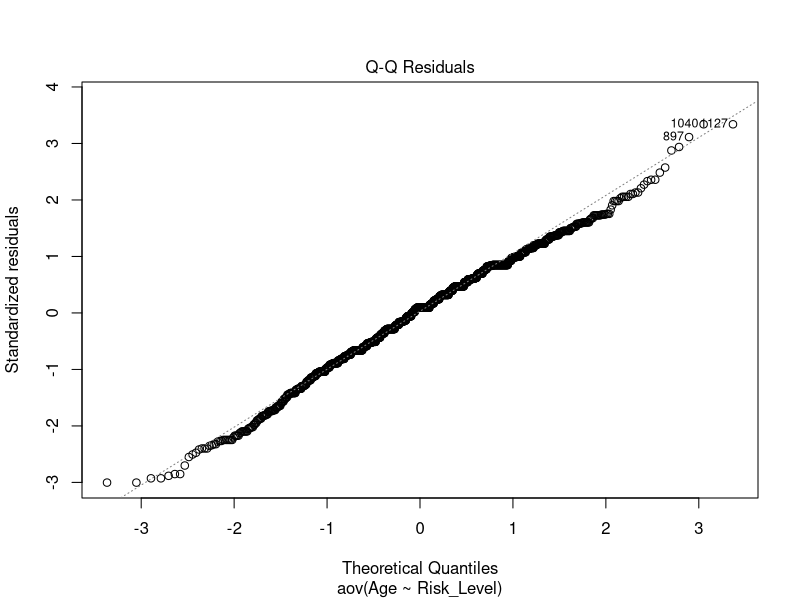
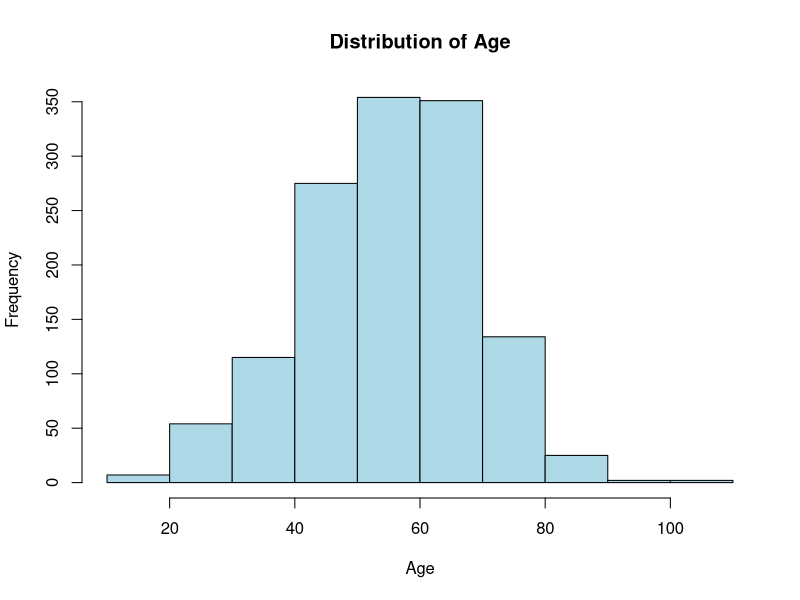
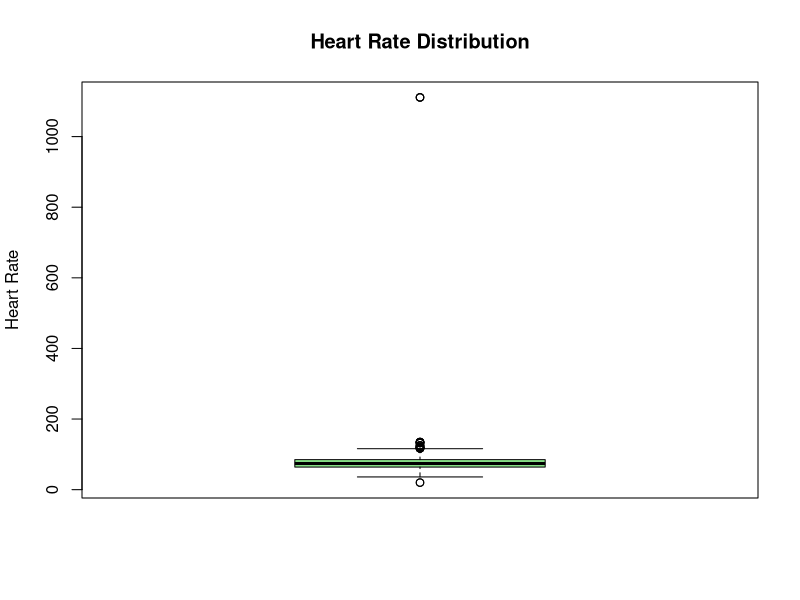
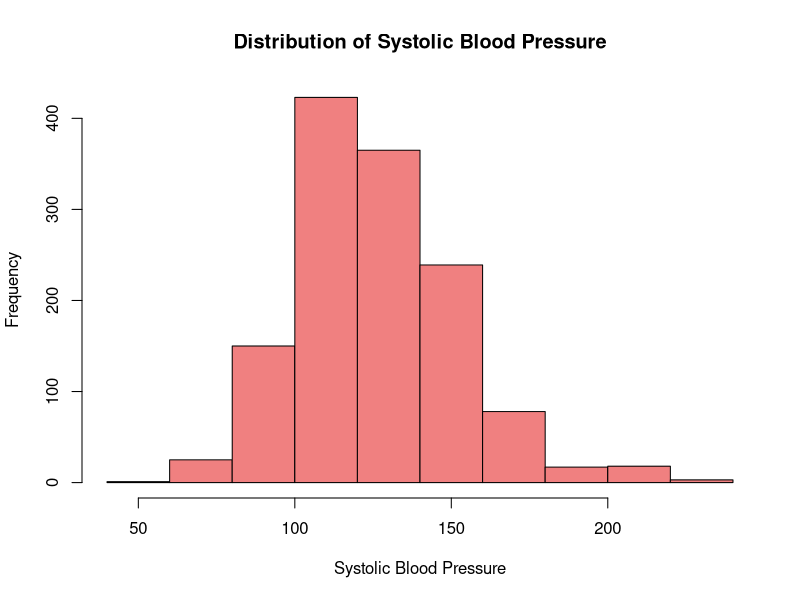
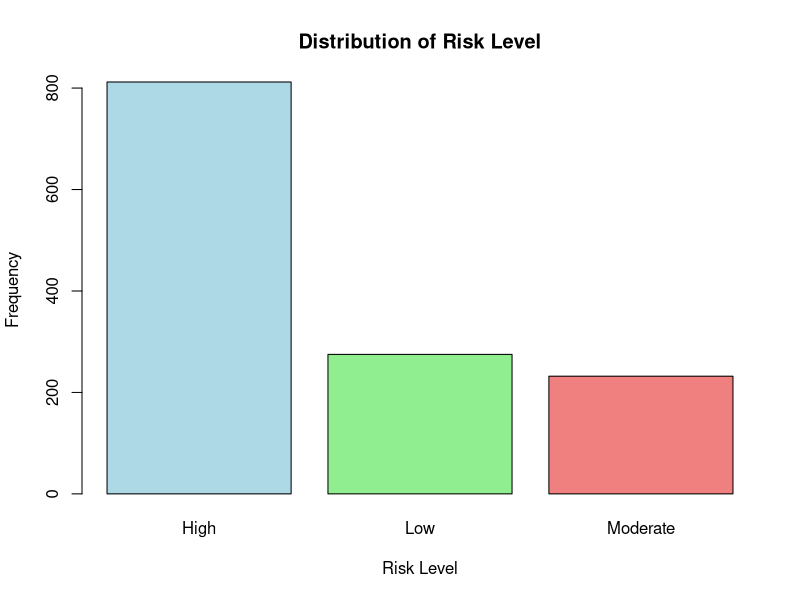
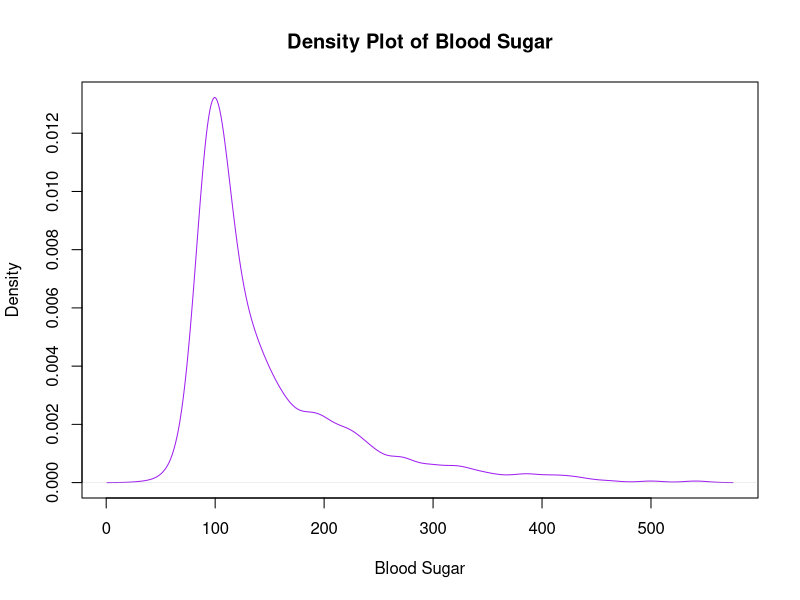
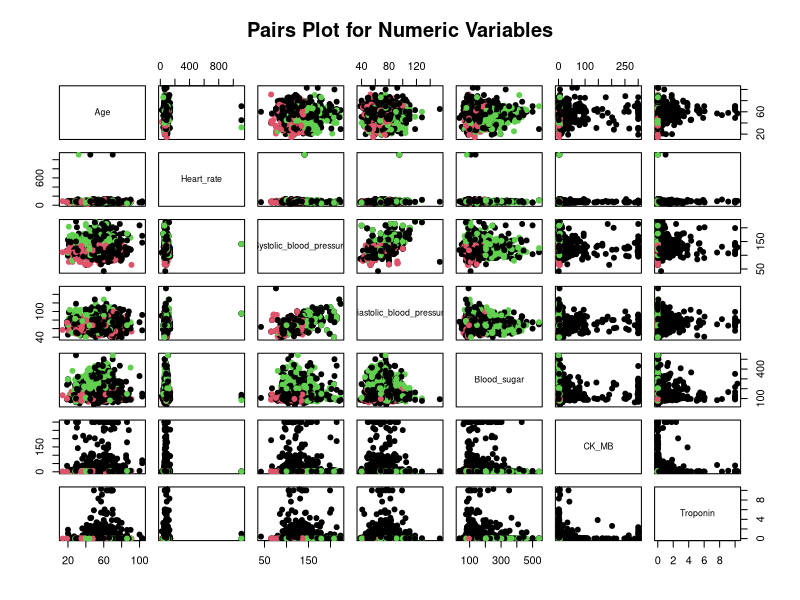
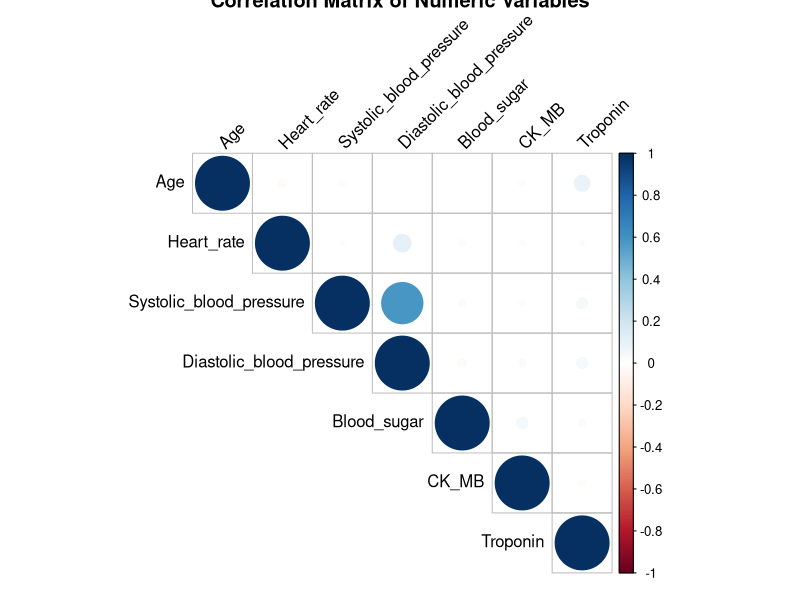

Write the R code that produced these figures, in order.
## ---- chunk 1
library(formatR)
knitr::opts_chunk$set(
  warning = FALSE,
  collapse = FALSE
)
## ---- chunk 2
# Load dataset using read.csv
HeartRiskData <- read.csv("Heart_Attack_Risk_Levels_Dataset.csv", colClasses = c(
  Age = "numeric",
  Gender = "factor",
  Heart_rate = "numeric",
  Systolic_blood_pressure = "numeric",
  Diastolic_blood_pressure = "numeric",
  Blood_sugar = "numeric",
  CK_MB = "numeric",
  Troponin = "numeric",
  Result = "factor",
  Risk_Level = "factor"
))

# Preview structure and first few rows
str(HeartRiskData)
head(HeartRiskData)
View(HeartRiskData)
## ---- chunk 3
# Measures of Frequency
# Frequency count for categorical variables (e.g., Gender, Result, Risk_Level)
table(HeartRiskData$Gender)
table(HeartRiskData$Result)
table(HeartRiskData$Risk_Level)
## ---- chunk 4
# Measures of Central Tendency
# Mean, Median for numeric variables
mean(HeartRiskData$Age, na.rm = TRUE)
median(HeartRiskData$Age, na.rm = TRUE)

mean(HeartRiskData$Heart_rate, na.rm = TRUE)
median(HeartRiskData$Heart_rate, na.rm = TRUE)

mean(HeartRiskData$Systolic_blood_pressure, na.rm = TRUE)
median(HeartRiskData$Systolic_blood_pressure, na.rm = TRUE)

mean(HeartRiskData$Diastolic_blood_pressure, na.rm = TRUE)
median(HeartRiskData$Diastolic_blood_pressure, na.rm = TRUE)

mean(HeartRiskData$Blood_sugar, na.rm = TRUE)
median(HeartRiskData$Blood_sugar, na.rm = TRUE)

mean(HeartRiskData$CK_MB, na.rm = TRUE)
median(HeartRiskData$CK_MB, na.rm = TRUE)

mean(HeartRiskData$Troponin, na.rm = TRUE)
median(HeartRiskData$Troponin, na.rm = TRUE)
## ---- chunk 5
# Measures of Distribution
# Standard Deviation and Range for numeric variables
sd(HeartRiskData$Age, na.rm = TRUE)
sd(HeartRiskData$Heart_rate, na.rm = TRUE)
sd(HeartRiskData$Systolic_blood_pressure, na.rm = TRUE)
sd(HeartRiskData$Diastolic_blood_pressure, na.rm = TRUE)
sd(HeartRiskData$Blood_sugar, na.rm = TRUE)
sd(HeartRiskData$CK_MB, na.rm = TRUE)
sd(HeartRiskData$Troponin, na.rm = TRUE)

# Range of variables
range(HeartRiskData$Age, na.rm = TRUE)
range(HeartRiskData$Heart_rate, na.rm = TRUE)
range(HeartRiskData$Systolic_blood_pressure, na.rm = TRUE)
range(HeartRiskData$Diastolic_blood_pressure, na.rm = TRUE)
range(HeartRiskData$Blood_sugar, na.rm = TRUE)
range(HeartRiskData$CK_MB, na.rm = TRUE)
range(HeartRiskData$Troponin, na.rm = TRUE)

## ---- chunk 6
# Measures of Relationship
# Correlation between numeric variables
cor(HeartRiskData$Age, HeartRiskData$Heart_rate, use = "complete.obs")
cor(HeartRiskData$Systolic_blood_pressure, HeartRiskData$Diastolic_blood_pressure, use = "complete.obs")
cor(HeartRiskData$Blood_sugar, HeartRiskData$CK_MB, use = "complete.obs")
cor(HeartRiskData$Troponin, HeartRiskData$Heart_rate, use = "complete.obs")

# Cross-tabulation for categorical variables
table(HeartRiskData$Result, HeartRiskData$Risk_Level)
## ---- chunk 7
# ANOVA: Test if Age differs significantly across Risk_Level groups
anova_age_risk <- aov(Age ~ Risk_Level, data = HeartRiskData)
summary(anova_age_risk)

# ANOVA: Test if Heart_rate differs significantly across Risk_Level groups
anova_heart_rate_risk <- aov(Heart_rate ~ Risk_Level, data = HeartRiskData)
summary(anova_heart_rate_risk)

# ANOVA: Test if Systolic_blood_pressure differs significantly across Risk_Level groups
anova_systolic_risk <- aov(Systolic_blood_pressure ~ Risk_Level, data = HeartRiskData)
summary(anova_systolic_risk)

# ANOVA: Test if Blood_sugar differs significantly across Risk_Level groups
anova_blood_sugar_risk <- aov(Blood_sugar ~ Risk_Level, data = HeartRiskData)
summary(anova_blood_sugar_risk)

# ANOVA: Test if CK_MB differs significantly across Risk_Level groups
anova_ck_mb_risk <- aov(CK_MB ~ Risk_Level, data = HeartRiskData)
summary(anova_ck_mb_risk)

# ANOVA: Test if Troponin differs significantly across Risk_Level groups
anova_troponin_risk <- aov(Troponin ~ Risk_Level, data = HeartRiskData)
summary(anova_troponin_risk)

# Normality check
plot(anova_age_risk, 2)  # Q-Q plot for Age vs Risk_Level

# Homogeneity of variance
bartlett.test(Age ~ Risk_Level, data = HeartRiskData)
## ---- chunk 8
# Histogram for Age
hist(HeartRiskData$Age, 
     main = "Distribution of Age", 
     xlab = "Age", 
     col = "lightblue", 
     border = "black")

# Boxplot for Heart_rate
boxplot(HeartRiskData$Heart_rate, 
        main = "Heart Rate Distribution", 
        ylab = "Heart Rate", 
        col = "lightgreen")

# Histogram for Systolic Blood Pressure
hist(HeartRiskData$Systolic_blood_pressure, 
     main = "Distribution of Systolic Blood Pressure", 
     xlab = "Systolic Blood Pressure", 
     col = "lightcoral", 
     border = "black")

# Bar plot for Risk_Level
barplot(table(HeartRiskData$Risk_Level), 
        main = "Distribution of Risk Level", 
        xlab = "Risk Level", 
        ylab = "Frequency", 
        col = c("lightblue", "lightgreen", "lightcoral"))

# Density plot for Blood_sugar
plot(density(HeartRiskData$Blood_sugar), 
     main = "Density Plot of Blood Sugar", 
     xlab = "Blood Sugar", 
     col = "purple")

# Pairs plot for numeric variables
pairs(HeartRiskData[, c("Age", "Heart_rate", "Systolic_blood_pressure", 
                        "Diastolic_blood_pressure", "Blood_sugar", "CK_MB", "Troponin")], 
      main = "Pairs Plot for Numeric Variables", 
      pch = 19, col = HeartRiskData$Risk_Level)

# Load necessary library for heatmap
library(corrplot)

# Calculate correlation matrix
cor_matrix <- cor(HeartRiskData[, c("Age", "Heart_rate", "Systolic_blood_pressure", 
                                    "Diastolic_blood_pressure", "Blood_sugar", "CK_MB", "Troponin")])

# Plot the correlation matrix
corrplot(cor_matrix, method = "circle", type = "upper", 
         tl.col = "black", tl.srt = 45, 
         main = "Correlation Matrix of Numeric Variables")

# Scatter plot for Age vs Heart_rate, colored by Risk_Level
plot(HeartRiskData$Age, HeartRiskData$Heart_rate, 
     main = "Scatter Plot of Age vs Heart Rate", 
     xlab = "Age", ylab = "Heart Rate", 
     col = HeartRiskData$Risk_Level, pch = 19)
legend("topright", legend = levels(HeartRiskData$Risk_Level), 
       col = 1:length(levels(HeartRiskData$Risk_Level)), 
       pch = 19)

# Boxplot of Heart_rate by Risk_Level
boxplot(Heart_rate ~ Risk_Level, data = HeartRiskData, 
        main = "Heart Rate by Risk Level", 
        xlab = "Risk Level", ylab = "Heart Rate", 
        col = c("lightblue", "lightgreen", "lightcoral"))

# Violin plot for Systolic_blood_pressure by Risk_Level
library(ggplot2)
ggplot(HeartRiskData, aes(x = Risk_Level, y = Systolic_blood_pressure, fill = Risk_Level)) +
  geom_violin(trim = FALSE) +
  labs(title = "Violin Plot of Systolic Blood Pressure by Risk Level",
       x = "Risk Level", y = "Systolic Blood Pressure") +
  theme_minimal()


## ---- chunk 9
# Check if there are any missing values in the entire dataset
missing_values <- sum(is.na(HeartRiskData))
cat("Total missing values in the dataset:", missing_values, "\n")

# Check for missing values by column
missing_values_by_column <- colSums(is.na(HeartRiskData))
cat("Missing values by column:\n")
print(missing_values_by_column)

# Install and load VIM package for visualization
library(VIM)

# Visualize missing data pattern
aggr(HeartRiskData, col = c("navy", "yellow"), numbers = TRUE, sortVars = TRUE, 
     labels = names(HeartRiskData), cex.axis = 0.7, gap = 3, ylab = c("Missing data", "Frequency"))
## ---- chunk 10
# Load necessary library
library(caret)

# Set the seed for reproducibility
set.seed(123)

# Split the dataset into training (80%) and testing (20%) sets
train_index <- createDataPartition(HeartRiskData$Risk_Level, p = 0.8, list = FALSE)

# Create training and testing datasets
train_data <- HeartRiskData[train_index, ]
test_data <- HeartRiskData[-train_index, ]

# Check the dimensions of the training and testing datasets
cat("Training data dimensions:", dim(train_data), "\n")
cat("Testing data dimensions:", dim(test_data), "\n")
## ---- chunk 11
# Load the caret package
library(caret)

# Set up 10-fold Cross-Validation
ctrl_10fold <- trainControl(method = "cv", number = 10)


# Train a model using Random Forest with 10-fold CV
rf_model_cv <- train(Risk_Level ~ Age + Gender + Heart_rate + Systolic_blood_pressure + Diastolic_blood_pressure + 
                       Blood_sugar + CK_MB + Troponin + Result, 
                     data = HeartRiskData, 
                     method = "rf", 
                     trControl = ctrl_10fold)

# Print model results
print(rf_model_cv)
## ---- chunk 12
# Load necessary libraries
library(caret)
library(e1071)  # for SVM if not already installed

# Set up 10-fold Cross-Validation
ctrl <- trainControl(method = "cv", number = 10)

# Random Forest Model
set.seed(123)
rf_model <- train(Risk_Level ~ Age + Gender + Heart_rate + Systolic_blood_pressure + 
                    Diastolic_blood_pressure + Blood_sugar + CK_MB + Troponin + Result,
                  data = HeartRiskData,
                  method = "rf",
                  trControl = ctrl)

# Print Random Forest Results
print(rf_model)


# k-Nearest Neighbors Model
set.seed(123)
knn_model <- train(Risk_Level ~ Age + Gender + Heart_rate + Systolic_blood_pressure + 
                     Diastolic_blood_pressure + Blood_sugar + CK_MB + Troponin + Result,
                   data = HeartRiskData,
                   method = "knn",
                   trControl = ctrl)

# Print KNN Results
print(knn_model)


# Support Vector Machine Model (Radial Basis Function Kernel)
set.seed(123)
svm_model <- train(Risk_Level ~ Age + Gender + Heart_rate + Systolic_blood_pressure + 
                     Diastolic_blood_pressure + Blood_sugar + CK_MB + Troponin + Result,
                   data = HeartRiskData,
                   method = "svmRadial",
                   trControl = ctrl)

# Print SVM Results
print(svm_model)
## ---- chunk 13
# Load caret if not already loaded
library(caret)

# Compare the three models using resamples
model_comparison <- resamples(list(
  RandomForest = rf_model,
  KNN = knn_model,
  SVM = svm_model
))

# Summary of the model performance metrics
summary(model_comparison)

# Visual comparison plots
bwplot(model_comparison)   # Boxplot of accuracy, kappa, etc.
dotplot(model_comparison)  # Dotplot comparison
